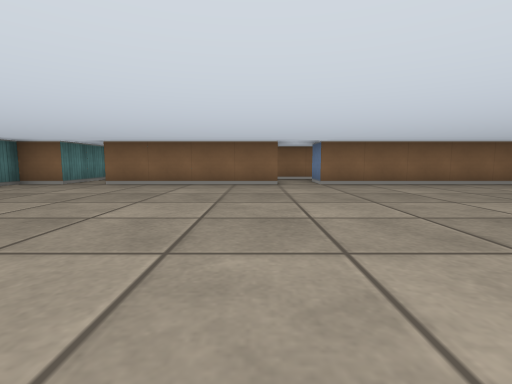
View 1 (above)

22 first-person views from a walk through a cub3D ray-caster map. The camera is about half as high as the walls, tilts 6° down and sees 85° across. The floor is counted in squares. Each view is taken from the middle of a square. On the plan, view 1 faces up. The plan holds only what a view shows up to about 9 squares ahead; the rest is blank.

View 2
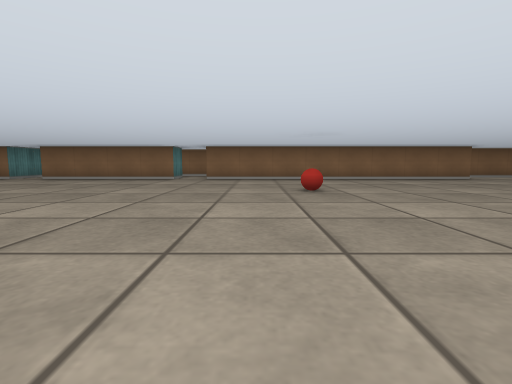

View 3
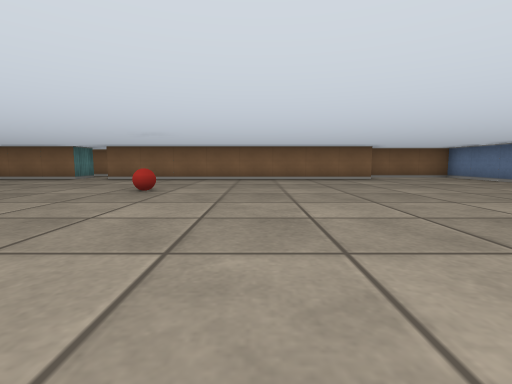

View 4
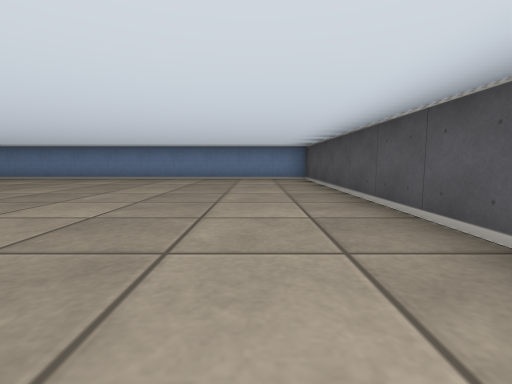

View 5
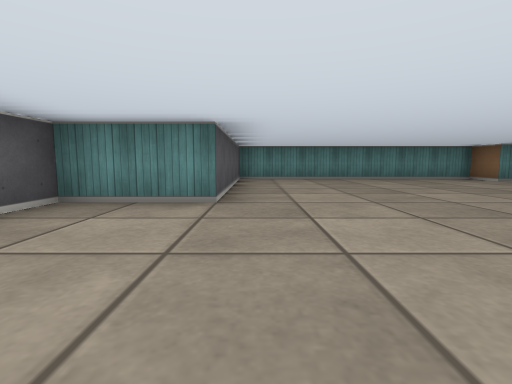

View 6
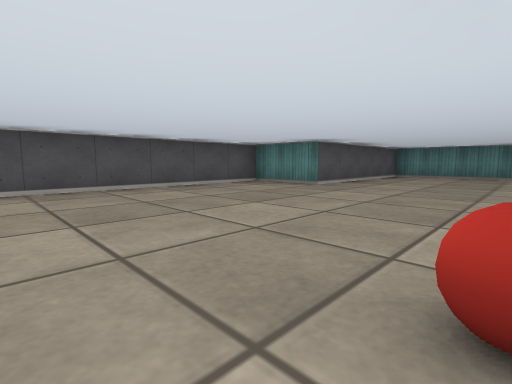

View 7
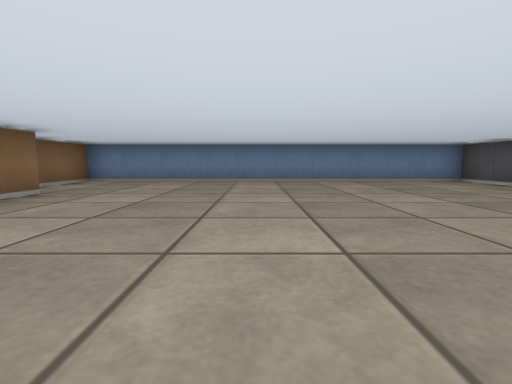

View 8
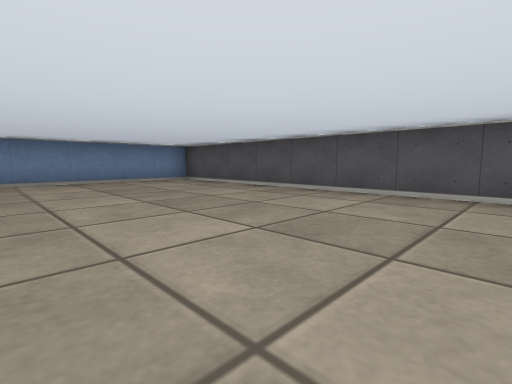

View 9
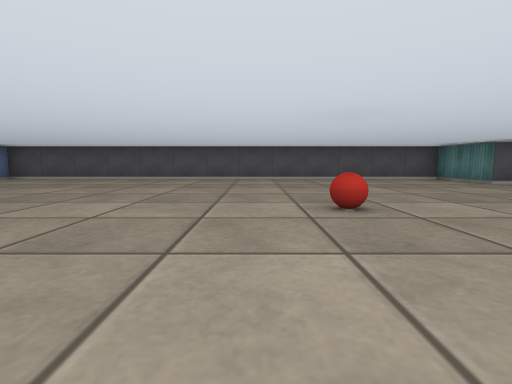

View 10
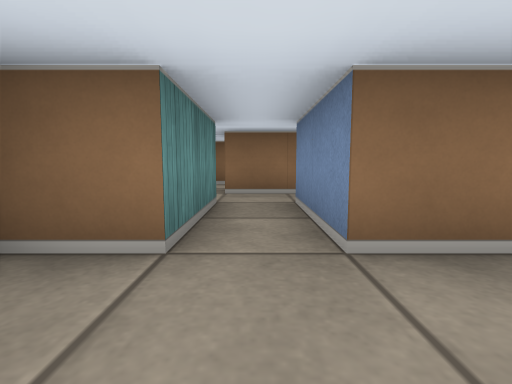

View 11
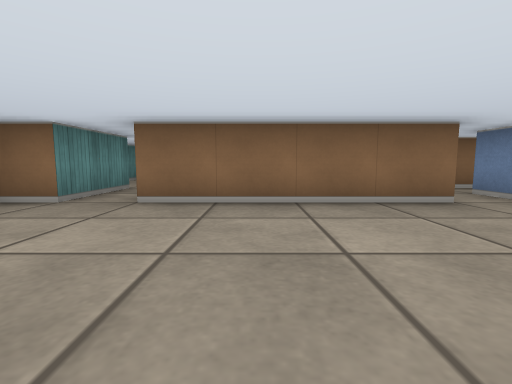

View 12
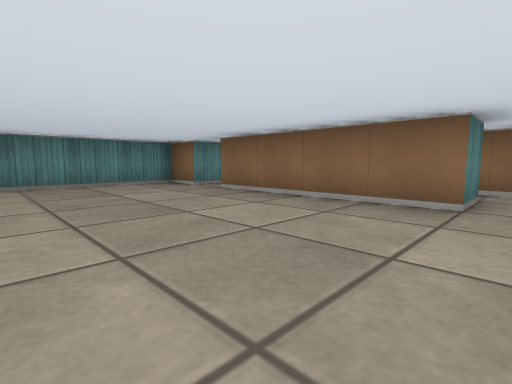

View 13
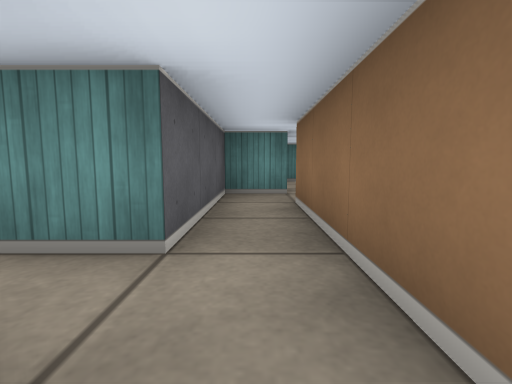

View 14
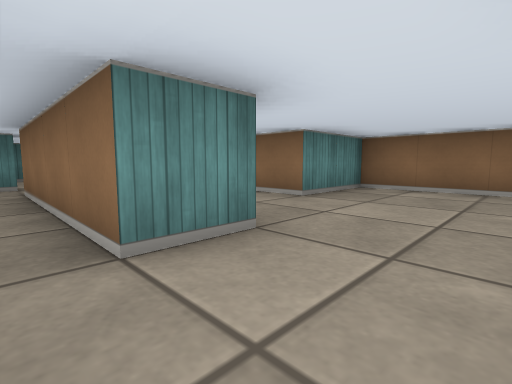

View 15
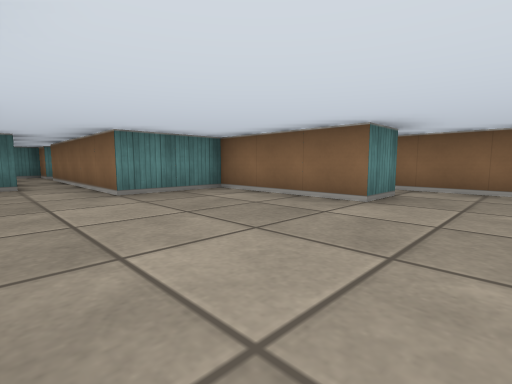

View 16
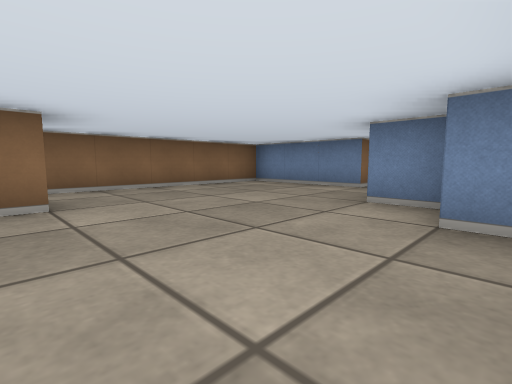

View 17
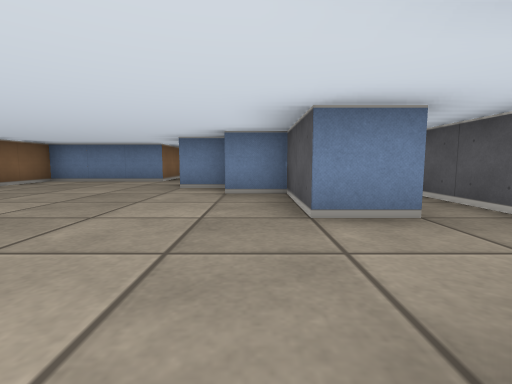

View 18
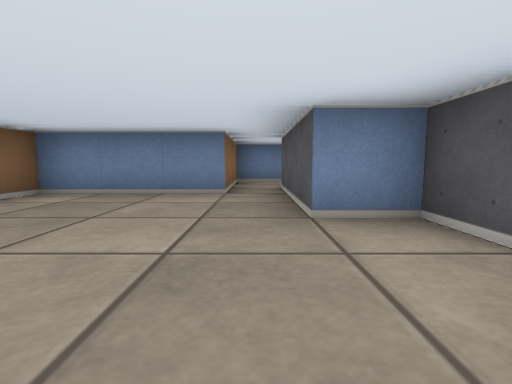

View 19
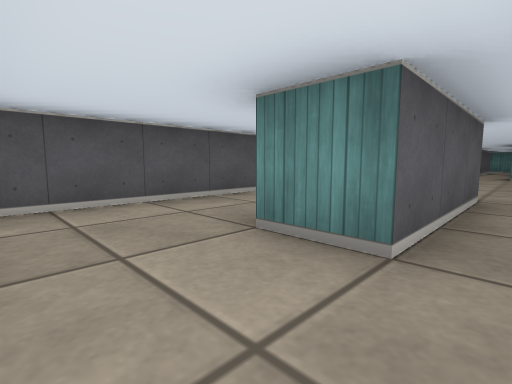

View 20
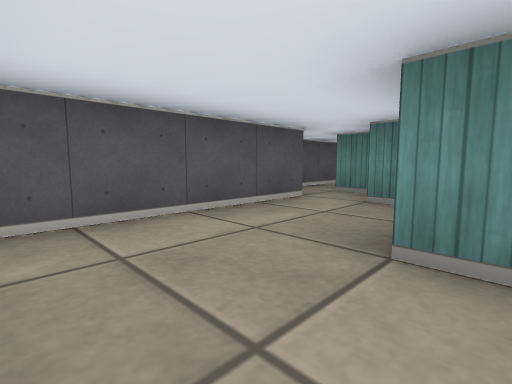

View 21
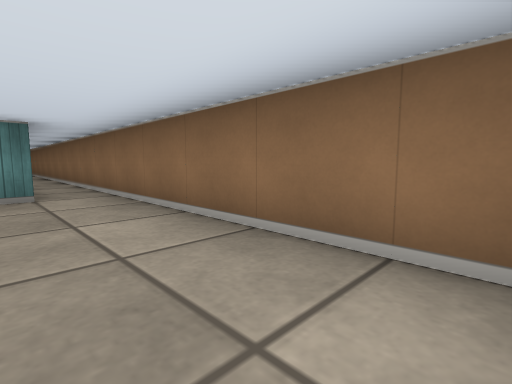

View 22
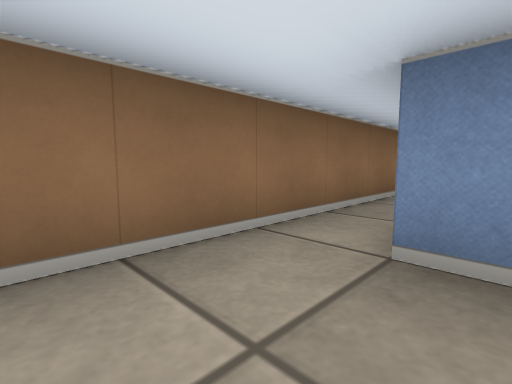

### Floor plan
Points are (right, up) in squares from view 1. A wall is a line through its corners. A room is listed if a view was taken in it or the views show most of it. See-through windows are left out.
Room 1 (views 1, 2, 3, 4, 5, 6, 7, 8, 9, 10, 11, 12)
walls: (0.5, 7.5) (0.5, 6.5) (-3.5, 6.5) (-3.5, 8.5); (9.6, 6.5) (1.5, 6.5) (1.5, 7.5); (-4.5, 8.5) (-4.5, 6.5) (-5.5, 6.5) (-5.5, -0.5) (-0.5, -0.5) (-0.5, -2.5) (12.5, -2.5) (12.5, 7.5) (10.8, 7.5)
ways out: opening at (-4, 7.5) to room 6; opening at (1, 7) to room 6
objects: ball (4, 3)
Room 2 (views 13, 14)
walls: (4.5, 8.4) (4.5, 9.5); (4.6, 7.5) (7.1, 7.5); (7.5, 9.1) (7.5, 8.5); (2.5, 9.5) (2.5, 8.5) (1.5, 8.5)
ways out: opening at (3.5, 9) to room 3; opening at (8, 9) to room 5; opening at (2, 8) to room 6
Room 3 (views 15, 16, 17, 18, 21, 22)
walls: (4.5, 14.6) (4.5, 13.5) (1.5, 13.5) (1.5, 11.5) (-3.5, 11.5); (0.5, 14) (0.5, 14.5); (4.5, 9.5) (6.5, 9.5) (6.5, 10.5) (7.5, 10.5) (7.5, 11.5) (10.5, 11.5); (10.5, 12.5) (9.5, 12.5) (9.5, 15.5) (-2.2, 15.5); (-4.5, 11.5) (-5.5, 11.5) (-5.5, 10.6)
ways out: opening at (3.5, 9) to room 2; opening at (10, 12) to room 4; opening at (-5, 10) to room 6; opening at (-2.5, 15); opening at (-0.5, 14)
Room 4 (view 19)
walls: (12.5, 11.2) (12.5, 12.5) (10.5, 12.5)
ways out: opening at (10, 12) to room 3; opening at (11.5, 11) to room 5
Room 5 (view 20)
walls: (10.5, 11.5) (10.5, 10.5); (8.5, 8.5) (12, 8.5)
ways out: opening at (8, 9) to room 2; opening at (11.5, 11) to room 4
Room 6 (no view inside)
walls: (-2.5, 8.6) (-2.5, 7.5) (0.5, 7.5); (-3.2, 9.5) (-4.5, 9.5); (-5.5, 9.1) (-5.5, 8.6); (1.5, 8.5) (-1.5, 8.5)
ways out: opening at (-4, 7.5) to room 1; opening at (1, 7) to room 1; opening at (2, 8) to room 2; opening at (-5, 10) to room 3

Positions as (right, up) in squares from view 1, and headings:
1: (0, 0), facing up
2: (3, -2), facing up
3: (6, -2), facing up
4: (4, -1), facing right
5: (3, 0), facing left
6: (5, 3), facing down-left
7: (5, 3), facing right
8: (5, 2), facing down-right
9: (5, 6), facing down
10: (-4, 5), facing up
11: (-2, 3), facing up
12: (1, 3), facing up-left
13: (2, 8), facing left
14: (4, 8), facing up-left
15: (6, 10), facing up-left
16: (4, 10), facing up-right
17: (2, 10), facing right
18: (5, 12), facing right
19: (12, 12), facing down-left
20: (12, 11), facing down-left
21: (9, 14), facing up-left
22: (-1, 14), facing up-right
